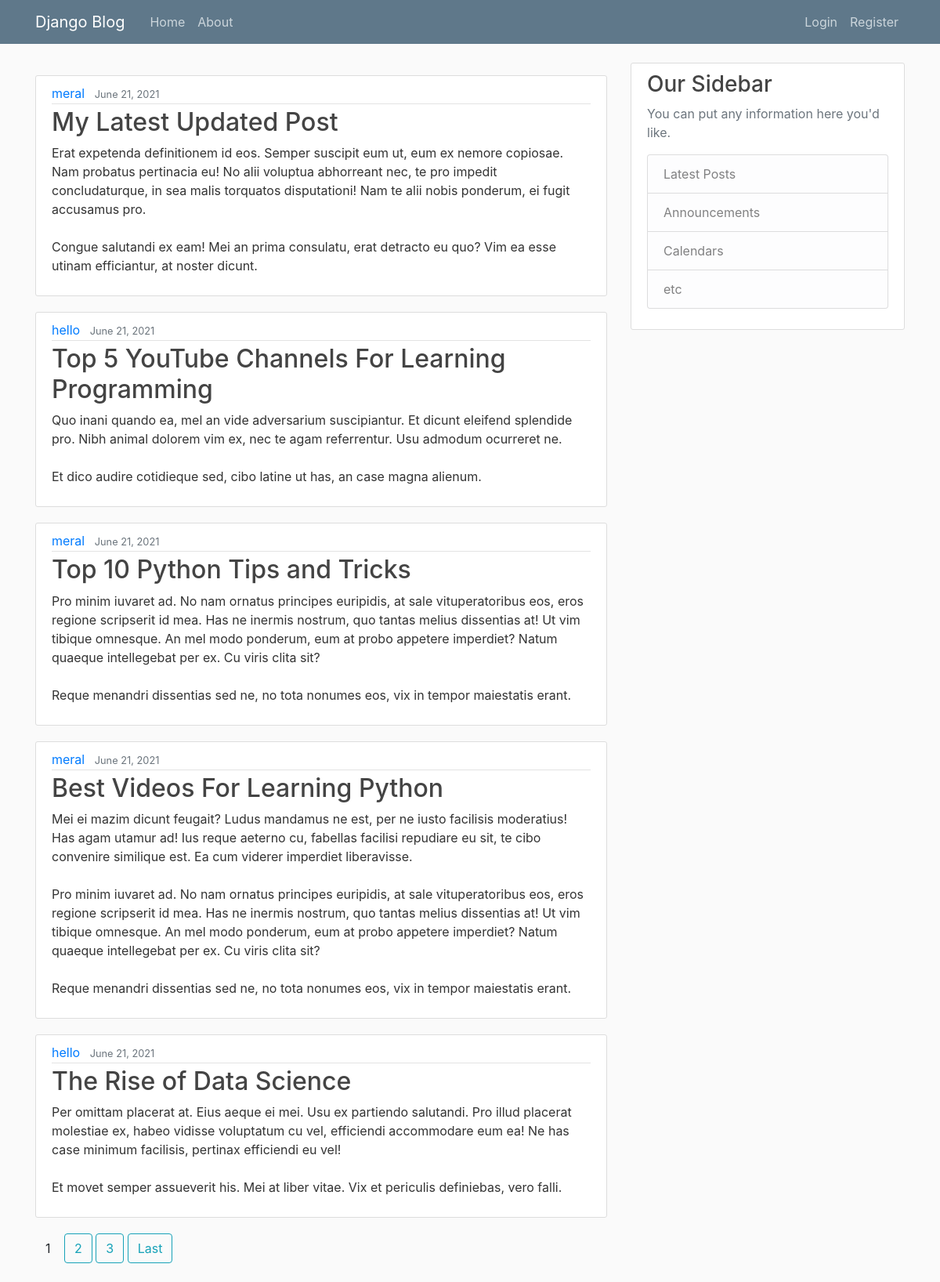
The page / on the database its author committed.
### blog/models.py (models this page shows, shortened)
class Post(models.Model):
    title = models.CharField(max_length=100)
    content = models.TextField()
    date_posted = models.DateTimeField(default=timezone.now)
    author = models.ForeignKey(User, on_delete=models.CASCADE)

### blog/views.py (the view)
# urls.py: path("", PostListView.as_view(), name="blog-home"),
class PostListView(ListView):
    model = Post
    template_name = "blog/home.html"
    context_object_name = "posts"
    ordering = ["-date_posted"]
    paginate_by = 5

### blog/templates/blog/home.html (shortened to what this page needs)
{% extends "blog/base.html" %}
{% block content %}
        <p>{% for post in posts %}
               <article class="media content-section">
                <div class="media-body">
                    <div class="article-metadata">
                    <a class="mr-2" href="{% url 'user-posts' post.author %}">{{ post.author }}</a>
                    <small class="text-muted">{{ post.date_posted|date:"F d, Y " }}</small>
                    </div>
                    <h2><a class="article-title" href="{% url 'post-detail' post.id %}">{{ post.title }}</a></h2>
                    <p class="article-content">{{ post.content }}</p>
                </div>
                </article>
            {% endfor %}
        </p>
        {% if is_paginated %}
            {% for num in page_obj.paginator.page_range %}
                {% if num > page_obj.number|add:'-3'  and num < page_obj.number|add:'3'  %}
                <a class="btn btn-{% if num != page_obj.number %}outline{% endif %}-info mb-4" href="?page={{ num }}" >{{ num }}</a>
                {% endif %}
            {% endfor %}
            {% if  page_obj.has_next %}
                <a class="btn btn-outline-info mb-4" href="?page={{ page_obj.paginator.num_pages }} " >Last</a>
            {% endif %}
        {% endif %}
{% endblock content %}

### blog/static/blog/main.css (style rules this page uses)
body { background: #fafafa; color: #333333; margin-top: 5rem; }
h1, h2, h3, h4, h5, h6 { color: #444444; }
.content-section { background: #ffffff; padding: 10px 20px; border: 1px solid #dddddd; border-radius: 3px; margin-bottom: 20px; }
.article-title { color: #444444; }
.article-content { white-space: pre-line; }
.article-metadata { padding-bottom: 1px; margin-bottom: 4px; border-bottom: 1px solid #e3e3e3 }

### rows shown on the page
Post: author "meral", date_posted "June 21, 2021", title "My Latest Updated Post", content "Erat expetenda definitionem id eos. Semper suscipit eum ut, eum ex nemore copiosae. Nam probatus pertinacia eu! No alii voluptua abhorreant nec, te pro impedit concludaturque, in sea malis torquatos disputationi! Nam te alii nobis ponderum, ei fugit accusamus pro. Congue salutandi ex eam! Mei an prima consulatu, erat detracto eu quo? Vim ea esse utinam efficiantur, at noster dicunt."
Post: author "hello", date_posted "June 21, 2021", title "Top 5 YouTube Channels For Learning Programming", content "Quo inani quando ea, mel an vide adversarium suscipiantur. Et dicunt eleifend splendide pro. Nibh animal dolorem vim ex, nec te agam referrentur. Usu admodum ocurreret ne. Et dico audire cotidieque sed, cibo latine ut has, an case magna alienum."
Post: author "meral", date_posted "June 21, 2021", title "Top 10 Python Tips and Tricks", content "Pro minim iuvaret ad. No nam ornatus principes euripidis, at sale vituperatoribus eos, eros regione scripserit id mea. Has ne inermis nostrum, quo tantas melius dissentias at! Ut vim tibique omnesque. An mel modo ponderum, eum at probo appetere imperdiet? Natum quaeque intellegebat per ex. Cu viris clita sit? Reque menandri dissentias sed ne, no tota nonumes eos, vix in tempor maiestatis erant."
Post: author "meral", date_posted "June 21, 2021", title "Best Videos For Learning Python", content "Mei ei mazim dicunt feugait? Ludus mandamus ne est, per ne iusto facilisis moderatius! Has agam utamur ad! Ius reque aeterno cu, fabellas facilisi repudiare eu sit, te cibo convenire similique est. Ea cum viderer imperdiet liberavisse. Pro minim iuvaret ad. No nam ornatus principes euripidis, at sale vituperatoribus eos, eros regione scripserit id mea. Has ne inermis nostrum, quo tantas melius dissentias at! Ut vim tibique omnesque. An mel modo ponderum, eum at probo appetere imperdiet? Natum quaeque intellegebat per ex. Cu viris clita sit? Reque menandri dissentias sed ne, no tota nonumes eos, vix in tempor maiestatis erant."
Post: author "hello", date_posted "June 21, 2021", title "The Rise of Data Science", content "Per omittam placerat at. Eius aeque ei mei. Usu ex partiendo salutandi. Pro illud placerat molestiae ex, habeo vidisse voluptatum cu vel, efficiendi accommodare eum ea! Ne has case minimum facilisis, pertinax efficiendi eu vel! Et movet semper assueverit his. Mei at liber vitae. Vix et periculis definiebas, vero falli."

### other values the page prints
{{ num }} "1" "2" "3"
